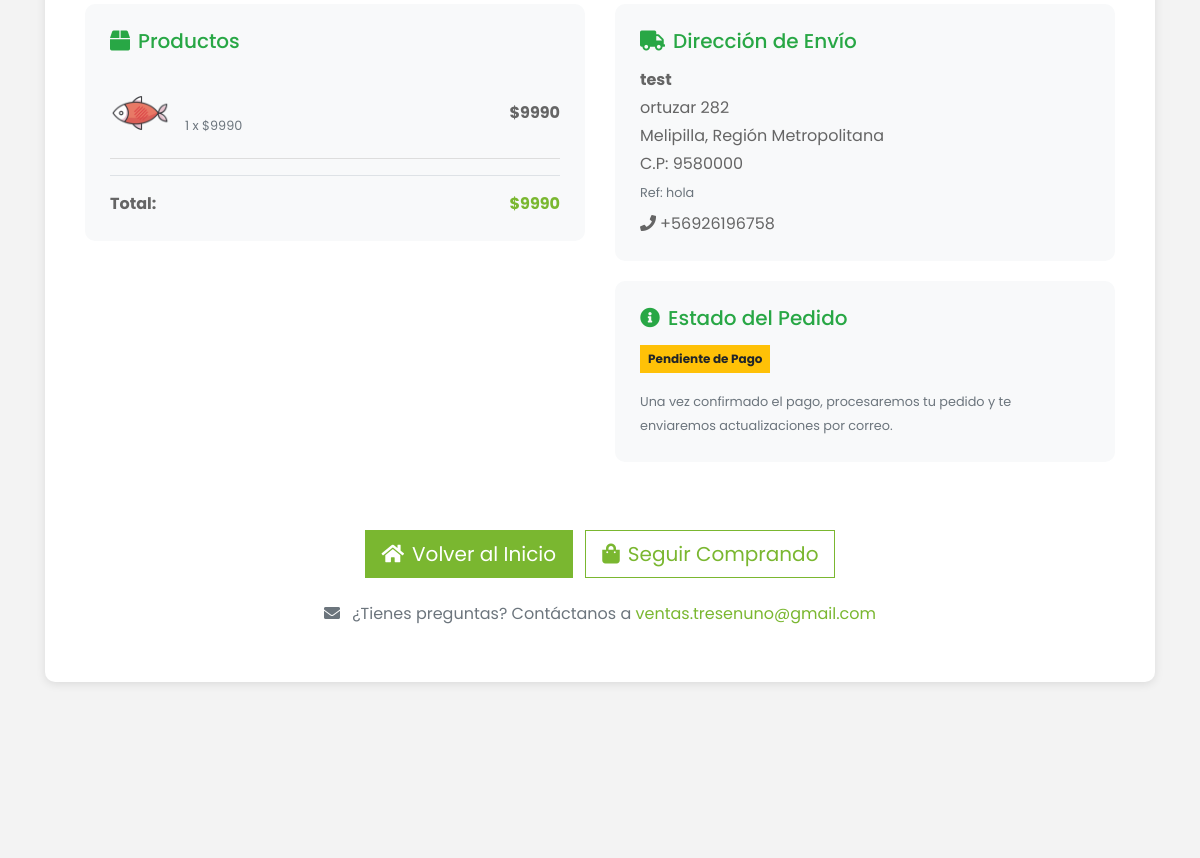
The page /pedido-confirmado/4/ (middle part) on the database as committed earlier.
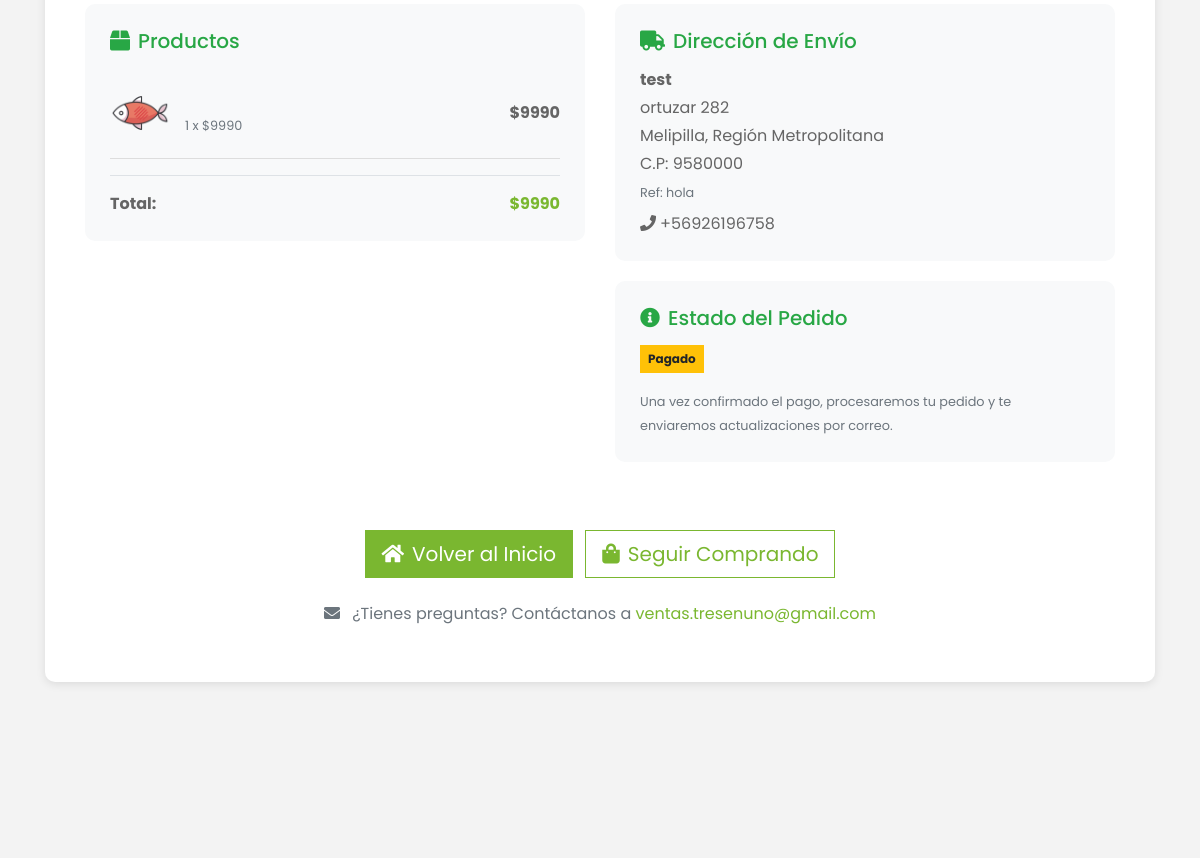
The same page on the database as committed later.
### miapp/models.py (models this page shows, shortened)
class Pedido(models.Model):
    ESTADOS = [
        ('pendiente_pago', 'Pendiente de Pago'),
        ('pagado', 'Pagado'),
        ('preparando', 'Preparando Envío'),
        ('enviado', 'Enviado'),
        ('completado', 'Completado'),
        ('cancelado', 'Cancelado'),
    ]
    METODOS_PAGO = [
        ('transferencia', 'Transferencia Bancaria'),
        ('webpay', 'Webpay'),
        ('efectivo', 'Efectivo'),
    ]
    fecha_pedido = models.DateTimeField(auto_now_add=True, verbose_name="Fecha del pedido")
    total_pedido = models.DecimalField(
        max_digits=10,
        decimal_places=2,
        verbose_name="Total del pedido"
    )
    estado_pedido = models.CharField(
        max_length=50,
        choices=ESTADOS,
        default='pendiente_pago',
        db_index=True,
        verbose_name="Estado del pedido"
    )
    metodo_pago = models.CharField(
        max_length=50,
        choices=METODOS_PAGO,
        default='transferencia',
        verbose_name="Método de pago"
    )
    usuario = models.ForeignKey(
        settings.AUTH_USER_MODEL,
        on_delete=models.SET_NULL,
        null=True,
        blank=True,
        related_name='pedidos',
        verbose_name="Usuario"
    )
    nombre_cliente = models.CharField(max_length=255, verbose_name="Nombre del cliente")
    correo_cliente = models.EmailField(verbose_name="Correo del cliente")
    telefono_cliente = models.CharField(max_length=20, verbose_name="Teléfono del cliente")
    direccion = models.CharField(max_length=500, verbose_name="Dirección")
    region = models.CharField(max_length=100, verbose_name="Región")
    comuna = models.CharField(max_length=100, verbose_name="Comuna")
    codigo_postal = models.CharField(
        max_length=20,
        blank=True,
        verbose_name="Código postal"
    )
    referencia_direccion = models.TextField(
        blank=True,
        verbose_name="Referencia",
        help_text="Referencias adicionales para encontrar la dirección"
    )
    notas_pedido = models.TextField(
        blank=True,
        verbose_name="Notas del pedido",
        help_text="Notas o comentarios del cliente"
    )
    fecha_pago = models.DateTimeField(null=True, blank=True, verbose_name="Fecha de pago")
    fecha_envio = models.DateTimeField(null=True, blank=True, verbose_name="Fecha de envío")
    fecha_entrega = models.DateTimeField(null=True, blank=True, verbose_name="Fecha de entrega")
    numero_seguimiento = models.CharField(
        max_length=100,
        blank=True,
        verbose_name="Número de seguimiento",
        help_text="Número de seguimiento del envío"
    )
    class Meta:
        db_table = 'pedidos'
        verbose_name = 'Pedido'
        verbose_name_plural = 'Pedidos'
        ordering = ['-fecha_pedido']
        indexes = [
            models.Index(fields=['-fecha_pedido']),
            models.Index(fields=['estado_pedido']),
            models.Index(fields=['usuario', '-fecha_pedido']),
        ]

### miapp/views.py (the view)
# urls.py: path('pedido-confirmado/<int:pedido_id>/', views.confirmacion_pedido, name='confirmacion_pedido'),
def confirmacion_pedido(request, pedido_id):
    pedido = get_object_or_404(Pedido, pk=pedido_id)
    detalles = pedido.detalles.all()
    detalles_con_subtotal = []
    for detalle in detalles:
        detalles_con_subtotal.append({
            'detalle': detalle,
            'subtotal': detalle.subtotal
        })
    contexto = {
        'pedido': pedido,
        'detalles': detalles,
        'detalles_con_subtotal': detalles_con_subtotal,
    }
    return render(request, 'miapp/confirmacion_pedido.html', contexto)

### miapp/models.py (called while the page is built)
    @property
    def subtotal(self):
        return self.cantidad * self.precio_compra

### miapp/templates/miapp/confirmacion_pedido.html (shortened to what this page needs)
{% load static %}
<!DOCTYPE html>
<html lang="es">
<head>
    <link href="https://cdnjs.cloudflare.com/ajax/libs/font-awesome/5.10.0/css/all.min.css" rel="stylesheet">
    <link href="{% static 'css/style.css' %}" rel="stylesheet">
</head>
<body>
    <div class="container py-5">
        <div class="confirmacion-container">
            <div class="row mt-4">
                <div class="col-md-6">
                    <div class="info-box">
                        <h5><i class="fa fa-box mr-2"></i>Productos</h5>
                        {% for item in detalles_con_subtotal %}
                        <div class="producto-item">
                            {% if item.detalle.producto.imagen %}
                                <img src="{{ item.detalle.producto.imagen.url }}" alt="{{ item.detalle.producto.nombre }}">
                            {% else %}
                                <img src="{% static 'img/placeholder.png' %}" alt="Sin imagen">
                            {% endif %}
                            <div class="flex-grow-1">
                                <br>
                                <small class="text-muted">{{ item.detalle.cantidad }} x ${{ item.detalle.precio_compra|floatformat:0 }}</small>
                            </div>
                            <strong>${{ item.subtotal|floatformat:0 }}</strong>
                        </div>
                        {% endfor %}
                        <div class="d-flex justify-content-between mt-3 pt-3 border-top">
                            <strong>Total:</strong>
                            <strong class="text-primary">${{ pedido.total_pedido|floatformat:0 }}</strong>
                        </div>
                    </div>
                </div>
                <div class="col-md-6">
                    <div class="info-box">
                        <h5><i class="fa fa-truck mr-2"></i>Dirección de Envío</h5>
                        <p class="mb-1"><strong>{{ pedido.nombre_cliente }}</strong></p>
                        <p class="mb-1">{{ pedido.direccion }}</p>
                        <p class="mb-1">{{ pedido.comuna }}, {{ pedido.region }}</p>
                        {% if pedido.codigo_postal %}
                        <p class="mb-1">C.P: {{ pedido.codigo_postal }}</p>
                        {% endif %}
                        {% if pedido.referencia_direccion %}
                        <p class="mb-1 text-muted"><small>Ref: {{ pedido.referencia_direccion }}</small></p>
                        {% endif %}
                        <p class="mb-0 mt-2">
                            <i class="fa fa-phone mr-1"></i>{{ pedido.telefono_cliente }}
                        </p>
                    </div>
                    <div class="info-box">
                        <h5><i class="fa fa-info-circle mr-2"></i>Estado del Pedido</h5>
                        <span class="badge badge-warning p-2">{{ pedido.get_estado_pedido_display }}</span>
                        <p class="text-muted mt-3 mb-0">
                            <small>Una vez confirmado el pago, procesaremos tu pedido y te enviaremos actualizaciones por correo.</small>
                        </p>
                    </div>
                </div>
            </div>
            <div class="mt-5">
                <a href="{% url 'inicio' %}" class="btn btn-primary btn-lg mr-2">
                    <i class="fa fa-home mr-2"></i>Volver al Inicio
                </a>
                <a href="{% url 'listar_productos' %}" class="btn btn-outline-primary btn-lg">
                    <i class="fa fa-shopping-bag mr-2"></i>Seguir Comprando
                </a>
            </div>
            <div class="mt-4">
                <p class="text-muted">
                    <i class="fa fa-envelope mr-2"></i>
                    ¿Tienes preguntas? Contáctanos a <a href="mailto:ventas.tresenuno@gmail.com">ventas.tresenuno@gmail.com</a>
                </p>
            </div>
        </div>
    </div>
</body>
</html>

Rows that differ between the two databases and show on the page:
changed Pedido "test": estado_pedido "Pendiente de Pago" → "Pagado"
